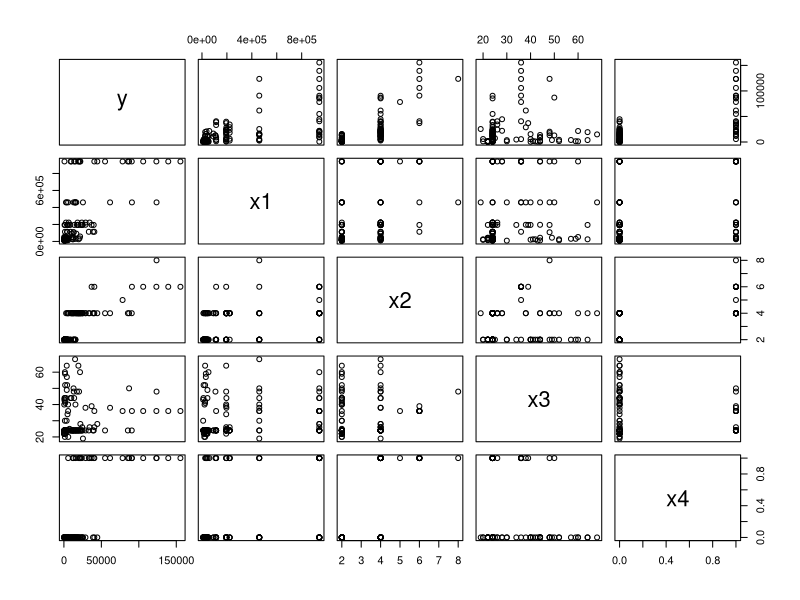
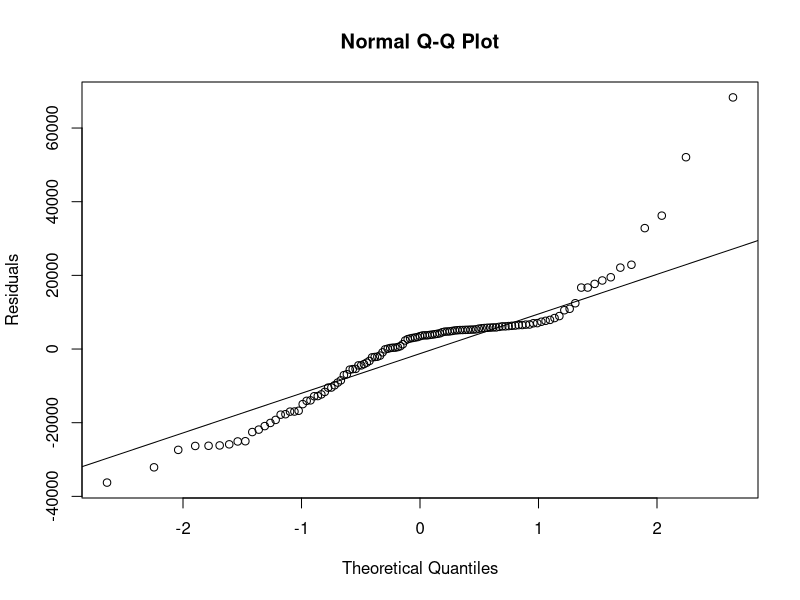
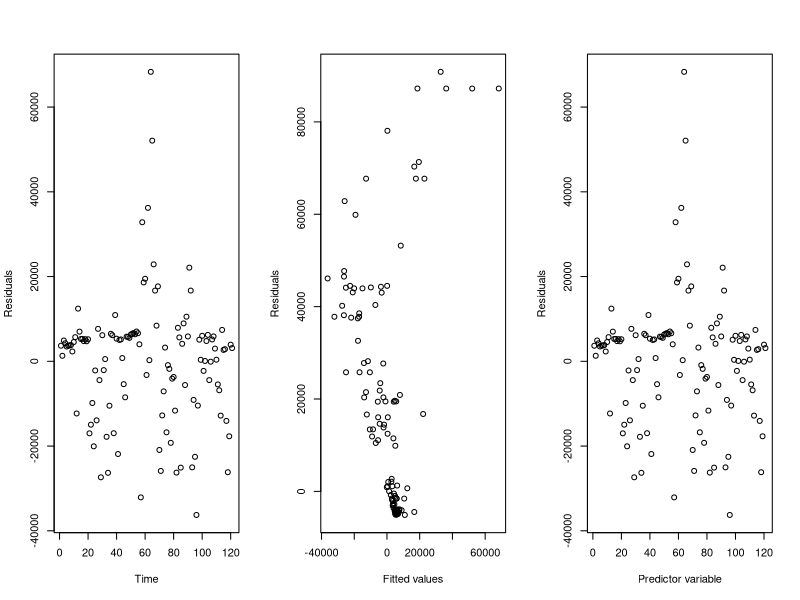
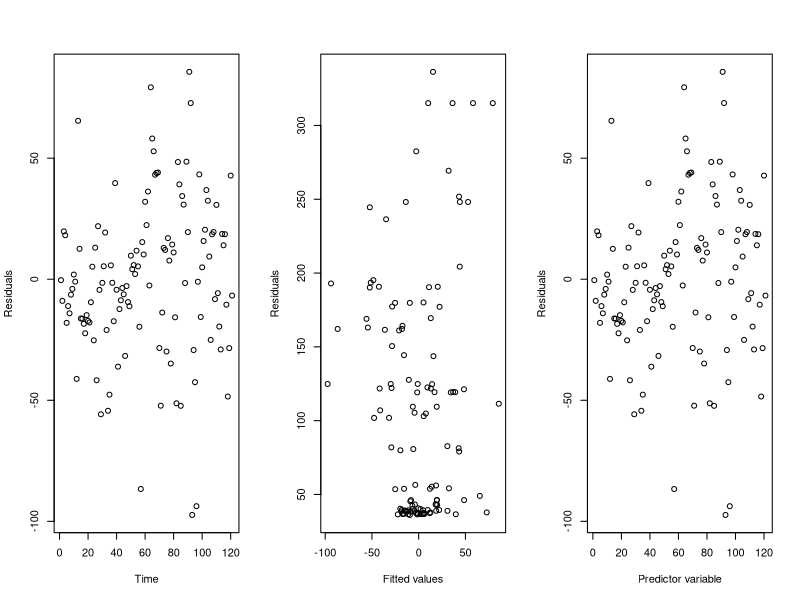
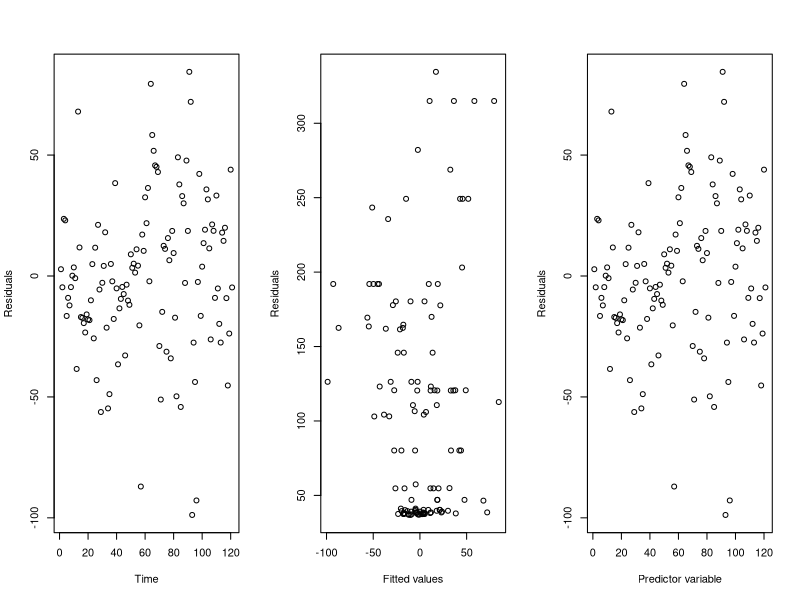

Write the R code that produced these figures, in order.
# Graphical display of the observed data.
aadt_raw <- read.table('aadt.txt',header=FALSE)
aadt <- data.frame(y=aadt_raw$V1,x1=aadt_raw$V2,x2=aadt_raw$V3,x3=aadt_raw$V4,x4=aadt_raw$V5)
aadt$x4[aadt$x4=="2"] <- 0
plot(aadt)
cor(aadt)

# Fit a multiple linear regression model.
mlr <- lm(y ~ x1+x2+x3+x4, data=aadt)
summary(mlr)


# Normality checking.
qqnorm(residuals(mlr),ylab='Residuals')
qqline(residuals(mlr))

# Draw some plots of residuals.
par(mfrow=c(1,3))
plot(residuals(mlr),ylab='Residuals',xlab='Time')
plot(residuals(mlr),fitted(mlr),ylab='Residuals',xlab='Fitted values')
plot(residuals(mlr),aadt$predictor,ylab='Residuals',xlab='Predictor variable')
par(mfrow=c(1,1))

# new mlr model with sqrt y values
sqrtaadt <- data.frame(y=sqrt(aadt_raw$V1),x1=aadt_raw$V2,x2=aadt_raw$V3,x3=aadt_raw$V4,x4=aadt_raw$V5)
mlr1 <- lm(y ~ x1+x2+x3+x4, data=sqrtaadt)
summary(mlr1)

par(mfrow=c(1,3))
plot(residuals(mlr1),ylab='Residuals',xlab='Time')
plot(residuals(mlr1),fitted(mlr1),ylab='Residuals',xlab='Fitted values')
plot(residuals(mlr1),sqrtaadt$predictor,ylab='Residuals',xlab='Predictor variable')
par(mfrow=c(1,1))

# Durbin-Watson tests.
library(lmtest)
dwtest(y ~ x1+x2+x3+x4, data=sqrtaadt)

# Some F-tests.
mlr2 <- lm(y ~ x1+x2+x4,data=sqrtaadt)
anova(mlr2,mlr1)

# Checking new model without x3
summary(mlr2)
par(mfrow=c(1,3))
plot(residuals(mlr2),ylab='Residuals',xlab='Time')
plot(residuals(mlr2),fitted(mlr2),ylab='Residuals',xlab='Fitted values')
plot(residuals(mlr2),sqrtaadt$predictor,ylab='Residuals',xlab='Predictor variable')
par(mfrow=c(1,1))

names(mlr2)
mlr2s <- summary(mlr2)
names(mlr2s)

# Prediction
con <- c(1,50000,3,0)
lhat <- sum(con*coef(mlr2))**2
lhat
t05 <- qt(0.975,117)
bm <- t05*mlr2s$sigma*sqrt(con%*%mlr2s$cov.unscaled%*%con)
c(lhat-bm,lhat+bm)
c3 <- 1
bm <- t05*mlr2s$sigma*sqrt(con%*%mlr2s$cov.unscaled%*%con+c3)
c(lhat-bm,lhat+bm)
con <- data.frame(x1=50000,x2=3,x4=0)
predict(mlr2,con)**2
